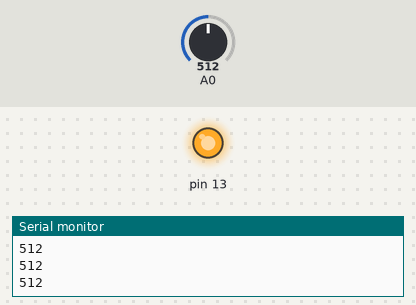
This sketch was run on a simulated Arduino Uno, built with avr-gcc and run on an emulated ATmega328P. Shown: output pins drawn as LEDs (lit = HIGH), the last lines printed to the serial monitor. The test bench sets the inputs (shaded band); at power-on: A0 = 512.

Above: at 1.2 s.
1.3 s: A0 set to 494
At 2.0 s:
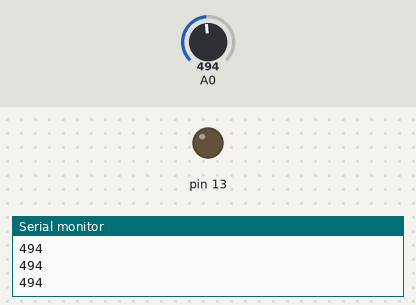
2.8 s: A0 set to 716
At 3.2 s:
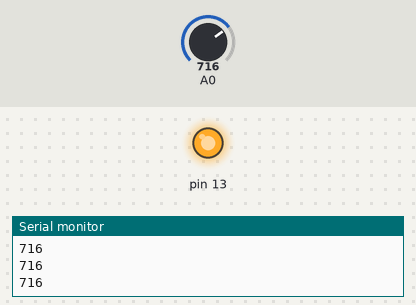
4.3 s: A0 set to 511
At 5.5 s:
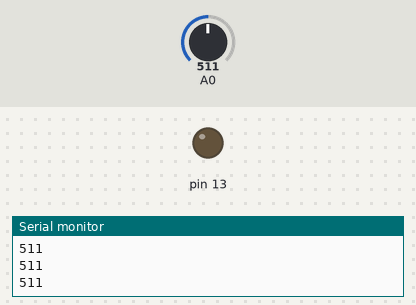
Timing chart, 0 to 7.3 s (numbered marks = the images above; inputs shaded):
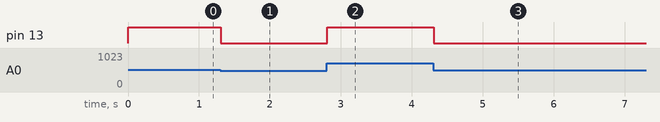

The sketch:

LED_ON1.ino
```cpp
void setup()
{
  Serial.begin(9600);
  pinMode(13, OUTPUT);

}

void loop()
{

  int analogValue = analogRead(A0);
  Serial.println(analogValue);

  analogWrite(13, analogValue/4);
}
```

Measured:
- the behaviour switches between 512 and 511 on A0 (found by bisection; images 0 and 1)
- after the input at 1.3 s, pin 13: HIGH → LOW at once
- after the input at 2.8 s, pin 13: LOW → HIGH at once
- after the input at 4.3 s, pin 13: HIGH → LOW at once
